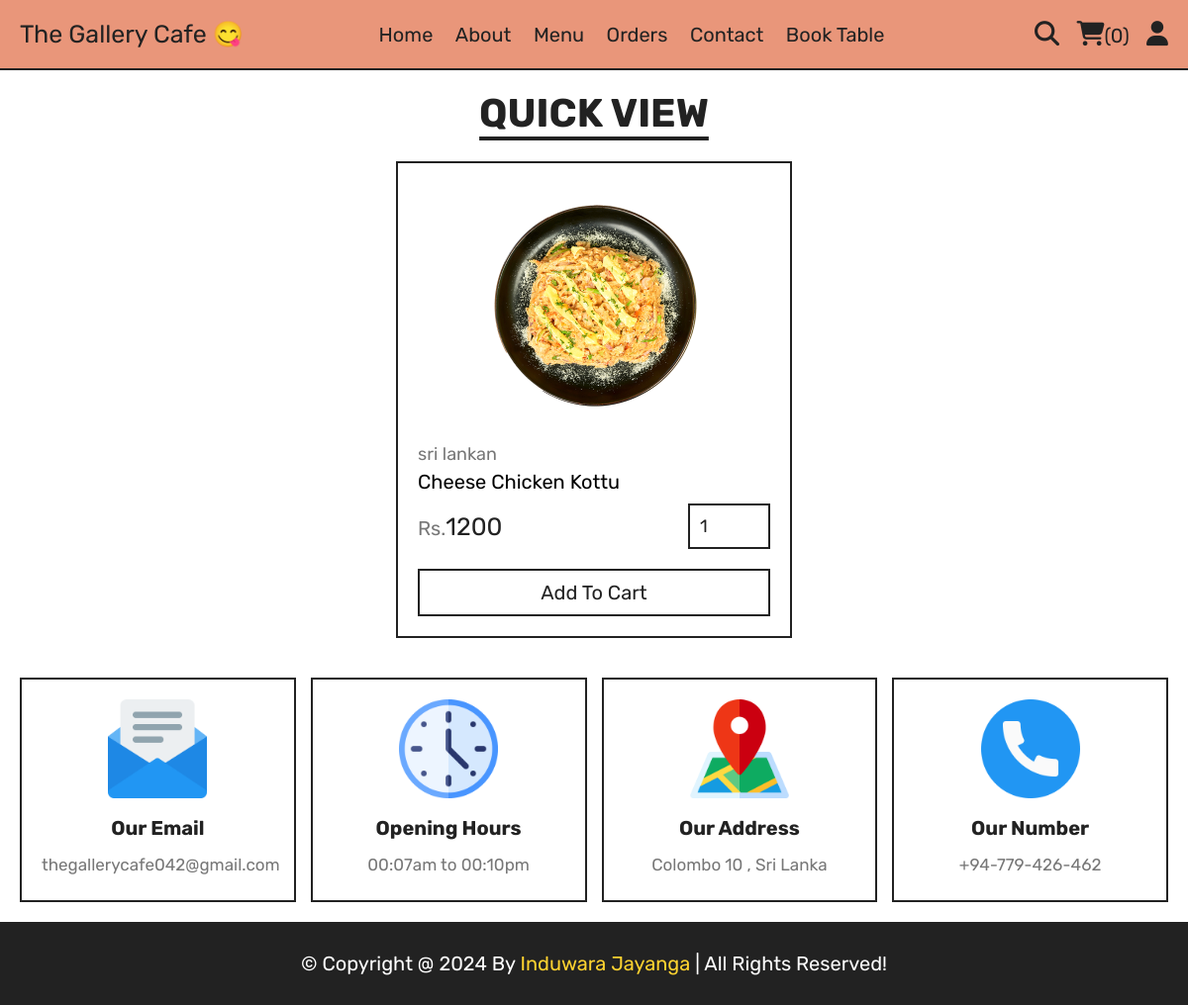
The app's page /quick_view.php?pid=2 with its own data.
### tables this page shows
CREATE TABLE `products` (
  `id` int(100) NOT NULL,
  `name` varchar(100) NOT NULL,
  `category` varchar(100) NOT NULL,
  `price` int(10) NOT NULL,
  `image` varchar(100) NOT NULL
);

### quick_view.php (the view, shortened to what this page needs)
<?php
include 'components/connect.php';
?>
<!DOCTYPE html>
<html lang="en">
<head>
   <link rel="stylesheet" href="https://cdnjs.cloudflare.com/ajax/libs/font-awesome/6.1.1/css/all.min.css">
   <link rel="stylesheet" href="css/styles.css">
</head>
<body>
<?php include 'components/user_header.php'; ?>
<section class="quick-view">
   <h1 class="title">quick view</h1>
   <?php
      $pid = $_GET['pid'];
      $select_products = $conn->prepare("SELECT * FROM `products` WHERE id = ?");
      $select_products->execute([$pid]);
      if($select_products->rowCount() > 0){
         while($fetch_products = $select_products->fetch(PDO::FETCH_ASSOC)){
   ?>
   <form action="" method="post" class="box">
      <img src="uploaded_img/<?= $fetch_products['image']; ?>" alt="">
      <a href="category.php?category=<?= $fetch_products['category']; ?>" class="cat"><?= $fetch_products['category']; ?></a>
      <div class="name"><?= $fetch_products['name']; ?></div>
      <div class="flex">
         <div class="price"><span>Rs.</span><?= $fetch_products['price']; ?></div>
         <input type="number" name="qty" class="qty" min="1" max="99" value="1" maxlength="2">
      </div>
      <button type="submit" name="add_to_cart" class="cart-btn">add to cart</button>
   </form>
   <?php
         }
      }else{
         echo '<p class="empty">no products added yet!</p>';
      }
   ?>
</section>
<?php include 'components/footer.php'; ?>
</body>
</html>

### components/user_header.php (shortened to what this page needs)
<!DOCTYPE html>
<html lang="en">
<head>
    <link rel="stylesheet" href="css/styles.css">
</head>
<body>
<header class="header">
   <section class="flex">
      <a href="home.php" class="logo">The Gallery Cafe 😋</a>
      <nav class="navbar">
         <a href="home.php">Home</a>
         <a href="about.php">About</a>
         <a href="menu.php">Menu</a>
         <a href="orders.php">Orders</a>
         <a href="contact.php">Contact</a>
         <a href="reservation_form.php">Book Table</a>
      </nav>
      <div class="icons">
         <?php
            $count_cart_items = $conn->prepare("SELECT * FROM `cart` WHERE user_id = ?");
            $count_cart_items->execute([$user_id]);
            $total_cart_items = $count_cart_items->rowCount();
         ?>
         <a href="search.php"><i class="fas fa-search"></i></a>
         <a href="cart.php"><i class="fas fa-shopping-cart"></i><span>(<?= $total_cart_items; ?>)</span></a>
         <div id="user-btn" class="fas fa-user"></div>
      </div>
   </section>
</header>
</body>
</html>

### components/footer.php (shortened to what this page needs)
<footer class="footer">
   <section class="grid">
       <div class="box">
          <img src="images/email.png" alt="">
          <h3>our email</h3>
          <a href="mailto:thegallerycafe042@gmail.com">thegallerycafe042@gmail.com</a>
       </div>
       <div class="box">
          <img src="images/clock.png" alt="">
          <h3>opening hours</h3>
          <p>00:07am to 00:10pm </p>
       </div>
       <div class="box">
          <img src="images/map.png" alt="">
          <h3>our address</h3>
          <a href="https://www.google.com/maps">Colombo 10 , Sri Lanka</a>
       </div>
       <div class="box">
          <img src="images/telephone.png" alt="">
          <h3>our number</h3>
          <a href="tel:94779426462">+94-779-426-462</a>
       </div>
    </section>
    <div class="credit">&copy; copyright @ 2024 by <span>Induwara Jayanga</span> | all rights reserved!</div>
 </footer>

### css/styles.css (style rules this page uses)
:root { --yellow:#fed330; --red:#e74c3c; --white:#fff; --black:#222; --light-color:#777; --border:.2rem solid var(--black); }
* { font-family: 'Rubik', sans-serif; margin:0; padding:0; box-sizing: border-box; outline: none; border: none; text-decoration: none; }
html { font-size: 62.5%; overflow-x: hidden; scroll-behavior: smooth; stop-opacity: 7rem; }
body { background-color:#fff; }
section { margin:0 auto; max-width: 1200px; padding:2rem; }
.title { text-align: center; margin-bottom: 2.5rem; font-size: 4rem; color:var(--black); text-transform: uppercase; text-decoration: underline; text-underline-offset: 1rem; }
.header { position: sticky; top:0; left:0; right:0; z-index: 1000; background-color:darksalmon; border-bottom: var(--border); }
.header .flex { display: flex; align-items: center; justify-content: space-between; position: relative; }
.header .flex .logo { font-size: 2.5rem; color:var(--black); }
.header .flex .navbar a { font-size: 2rem; color:var(--black); margin:0 1rem; }
.header .flex .icons > * { margin-left: 1.5rem; font-size: 2.5rem; color:var(--black); cursor: pointer; }
.header .flex .icons span { font-size: 2rem; }
.quick-view form { max-width: 40rem; padding:2rem; border:var(--border); position: relative; margin:0 auto; }
.quick-view form img { height: 25rem; width: 100%; object-fit: contain; margin-bottom: 1rem; }
.quick-view form .cat { font-size: 1.8rem; color:var(--light-color); }
.quick-view form .name { font-size: 2rem; margin:.5rem 0; }
.quick-view form .flex { display: flex; justify-content: space-between; align-items: center; gap:1.5rem; margin:1rem 0; }
.quick-view form .flex .price { font-size: 2.5rem; color:var(--black); }
.quick-view form .flex .price span { font-size: 2rem; color:var(--light-color); }
.quick-view form .flex .qty { border:var(--border); padding:1rem; font-size: 1.8rem; color:var(--black); }
.quick-view form .cart-btn { width: 100%; padding:1rem 3rem; text-align: center; border:var(--border); font-size: 2rem; color:var(--black); cursor: pointer; text-transform: capitalize; background: none; margin-top: 1rem; }
.footer .grid { display: grid; grid-template-columns: repeat(auto-fit, minmax(27rem, 1fr)); gap:1.5rem; align-items: flex-start; }
.footer .grid .box { border:var(--border); padding:2rem; text-align: center; }
.footer .grid .box img { height: 10rem; width: 100%; object-fit: contain; margin-bottom: .5rem; }
.footer .grid .box h3 { margin:1rem 0; font-size: 2rem; color:var(--black); text-transform: capitalize; }
.footer .grid .box p, .footer .grid .box a { display: block; font-size: 1.7rem; color:var(--light-color); line-height: 1.8; }
.credit { padding:3rem 2rem; text-align: center; background-color: var(--black); color:var(--white); font-size: 2rem; text-transform: capitalize; }
.credit span { color:var(--yellow); }

### records on screen
products: image (picture), category "sri lankan", name "Cheese Chicken Kottu", price "1200"

### other values on screen
$total_cart_items "0"
